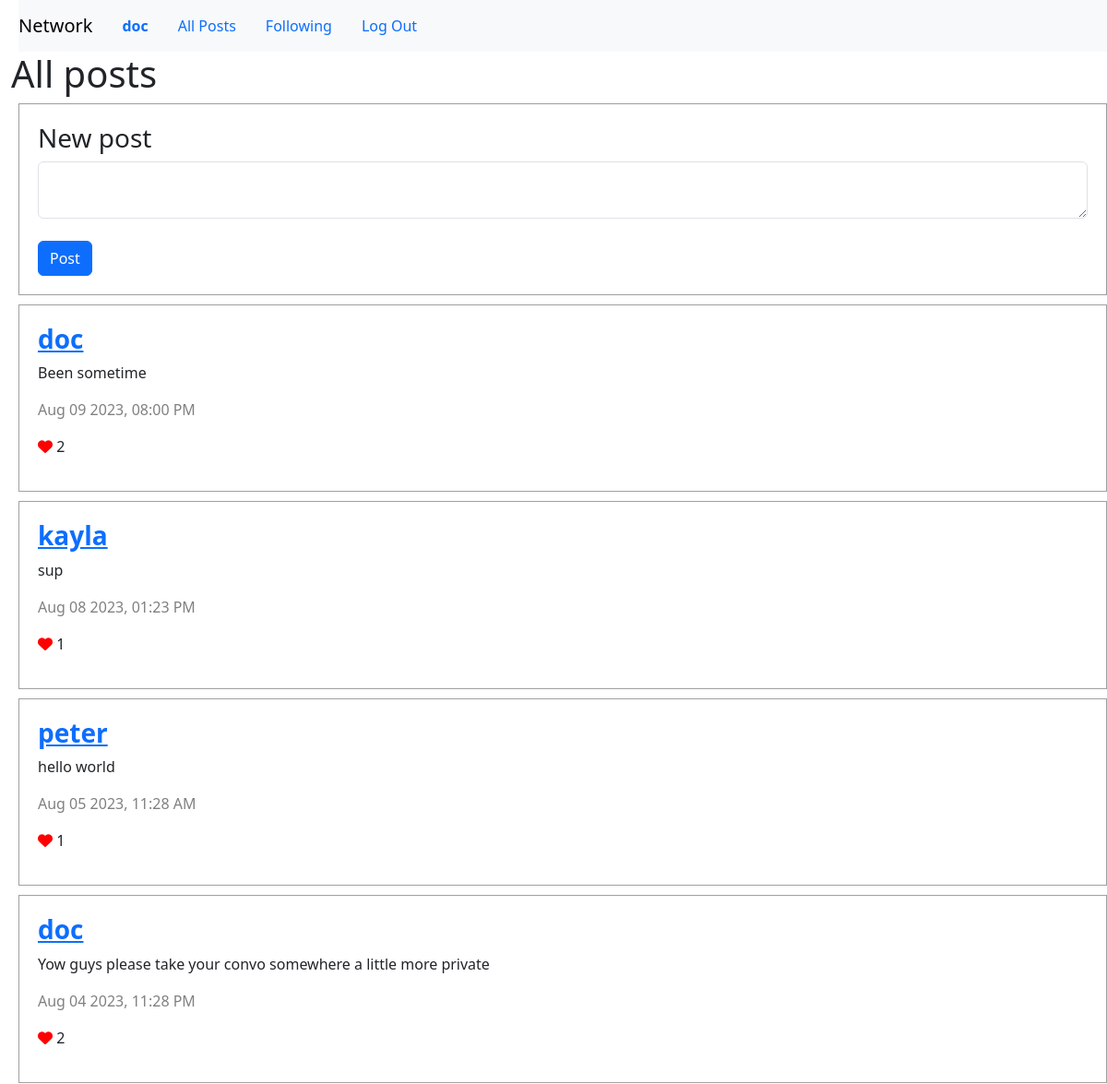
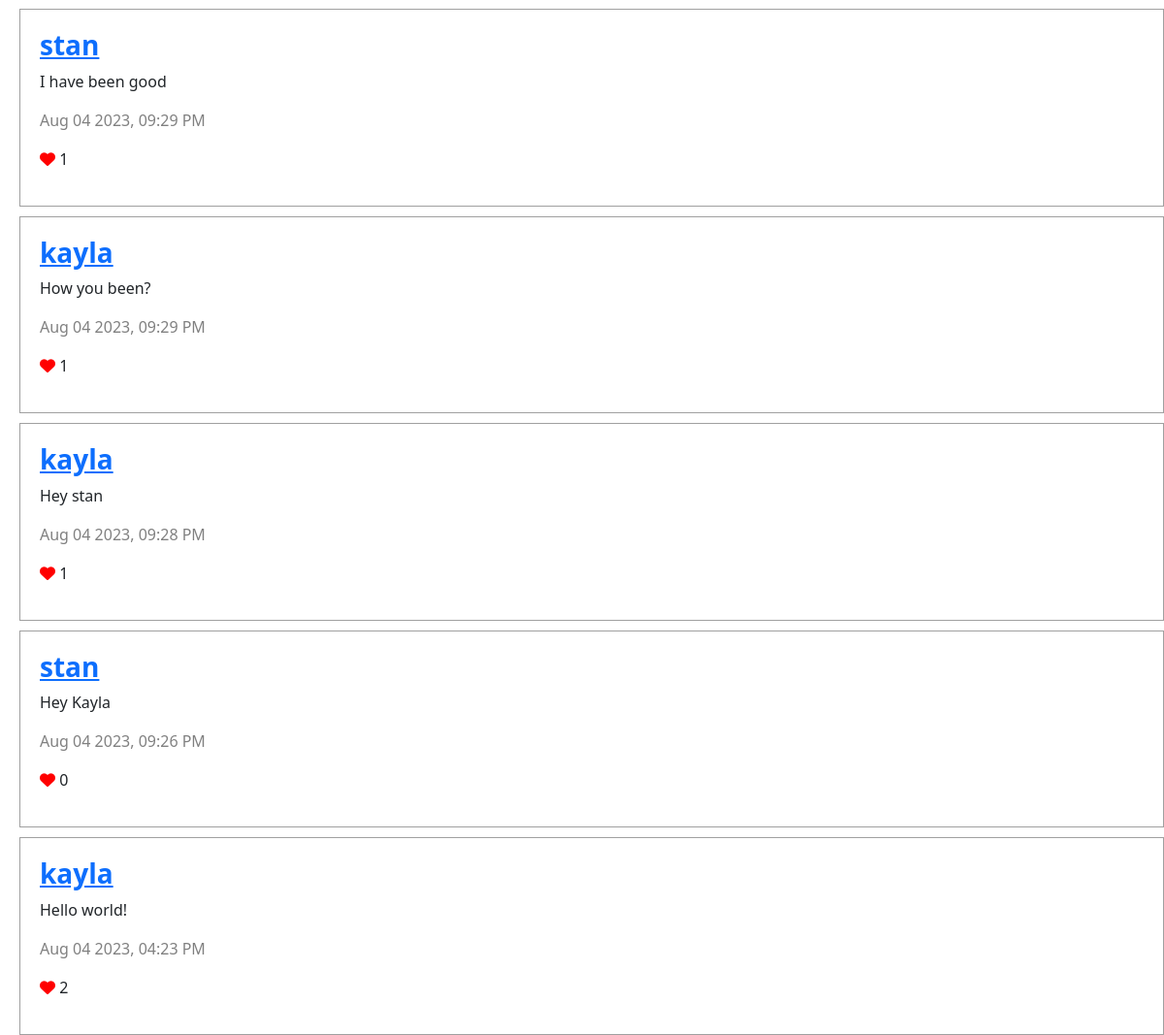
Screenshot of / (signed in) with the database file from the repository (2 pictures, top to bottom).
### network/models.py (models this page shows)
class User(AbstractUser):
    pass

class Post(models.Model):
    user= models.ForeignKey(User, on_delete=models.CASCADE, related_name="emails")
    text=models.TextField(blank=True)
    timestamp = models.DateTimeField(auto_now_add=True)
    def serialize(self):
        try:
            likes_count=Like.objects.filter(post=self).all().count()
        except Like.DoesNotExist:
            likes_count=0
        return{
            "id":self.id,
            "user":self.user.username,
            "text":self.text,
            "likes":likes_count,
            "timestamp":self.timestamp.strftime("%b %d %Y, %I:%M %p"),
        }

### network/views.py (the view)
# urls.py: path("", views.index, name="index"),
def index(request):
    posts=Post.objects.all()
    posts=posts.order_by("-timestamp").all()
    serializedposts=[post.serialize() for post in posts]
    return render(request,'network/index.html',{
        "posts":serializedposts,
        "ispost":request.user
    })

### network/templates/network/index.html (shortened to what this page needs)
{% extends "network/layout.html" %}
{%load static%}
{% block body %}
 <h1>All posts</h1>
<div id="newposts">
    <h3>New post</h3>
    <form>
        <textarea class="form-control" id="text" rows="2" cols="50"></textarea></br>
        <input type="submit" class="btn btn-primary" value="Post" id="btn" data-url="{% url 'post'%}"/>
    </form>
</div>
    <div id="posts" data-url="{%url 'post'%}">
        {%for post in posts %}
          <div class="post">
          <h3><a href="{%url 'profile' post.user%}"><strong>{{post.user}}</strong></a></h3>
          <p>{{post.text}}</p>
          <p class="time">{{post.timestamp}}</p>
          <p><i class="fas fa-heart" data-url="{% url 'like' post.id %}"></i> {{post.likes}}</p>
         </div>
        {%endfor%}
    </div>
{% endblock %}

### network/templates/network/layout.html (shortened to what this page needs)
{% load static %}
<!DOCTYPE html>
<html lang="en">
    <head>
        <link rel="stylesheet" href="https://cdn.jsdelivr.net/npm/bootstrap@5.3.1/dist/css/bootstrap.min.css">
        <link href="{% static 'network/styles.css' %}" rel="stylesheet">
    </head>
    <body>
        <nav class="navbar navbar-expand-lg navbar-light bg-light">
            <a class="navbar-brand" href="#">Network</a>
            <div>
              <ul class="nav">
                {% if user.is_authenticated %}
                    <li class="nav-item">
                        <a class="nav-link" href="{%url 'profile' user.username %}"><strong>{{ user.username }}</strong></a>
                    </li>
                {% endif %}
                <li class="nav-item">
                  <a class="nav-link" href="{% url 'index' %}">All Posts</a>
                </li>
                {% if user.is_authenticated %}
                    <li class="nav-item">
                        <a class="nav-link" href="{%url 'following'%}">Following</a>
                    </li>
                    <li class="nav-item">
                        <a class="nav-link" href="{% url 'logout' %}">Log Out</a>
                    </li>
                {% endif %}
              </ul>
            </div>
          </nav>
        <div class="body">
            {% block body %}
            {% endblock %}
        </div>
    </body>
</html>

### network/static/network/styles.css (style rules this page uses)
body { margin-left: 20px; }
#newposts { border: 1px solid rgb(158, 157, 157); padding: 20px; }
.post { border: 1px solid rgb(160, 160, 160); margin-top: 10px; padding: 20px; }
h1 { margin-left: -8px; }
.time { color:gray; }
.fas { color: red; }

### rows the page displays
User: username "doc", user "doc" "doc"
Post: text "Been sometime"
User: user "kayla" "kayla" "kayla" "kayla"
Post: text "sup"
User: user "peter"
Post: text "hello world"
Post: text "Yow guys please take your convo somewhere a little more private"
User: user "stan" "stan"
Post: text "I have been good"
Post: text "How you been?"
Post: text "Hey stan"
Post: text "Hey Kayla"
Post: text "Hello world!"

### other values shown
{{ post.timestamp }} "Aug 09 2023, 08:00 PM" "Aug 08 2023, 01:23 PM" "Aug 05 2023, 11:28 AM" "Aug 04 2023, 11:28 PM" "Aug 04 2023, 09:29 PM" "Aug 04 2023, 09:29 PM" "Aug 04 2023, 09:28 PM" "Aug 04 2023, 09:26 PM" "Aug 04 2023, 04:23 PM"
{{ post.likes }} "2" "1" "1" "2" "1" "1" "1" "0" "2"
